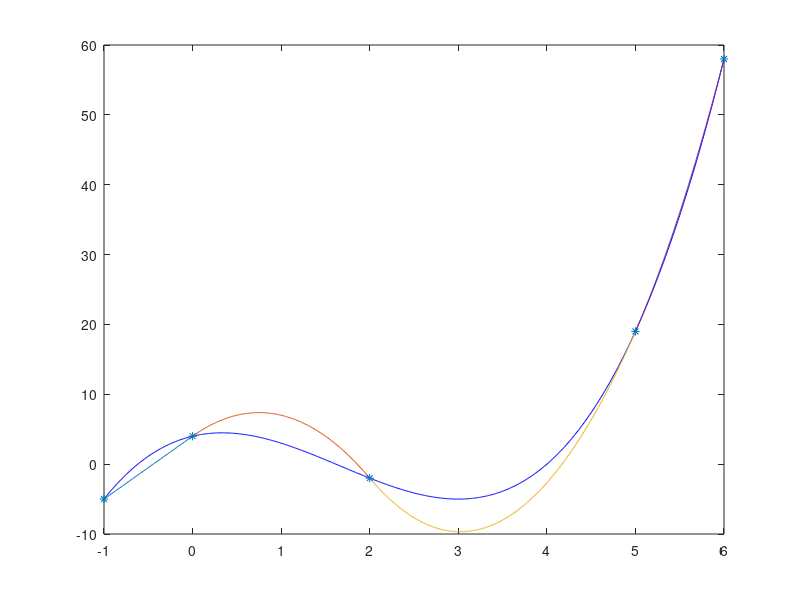

This chart was generated by the following MATLAB code:
clc 
clear
x = [-1 0 2 5 6];
y = [-5 4 -2 19 58];

[nw n ] = size(x);

X = zeros(3*n-3);

%2n - 2 rownan punkty na koncach przedzialow

for i = 1:1:(n-1)
    X(2*i-1,3*i-2) = (x(i))^2; %i-ty wiersz, w kolumnie x^2
    X(2*i,3*i-2) = (x(i+1))^2; 
    X(2*i-1,3*i-1) = x(i);
    X(2*i,3*i-1) = x(i+1);
    X(2*i-1,3*i) = 1;
    X(2*i,3*i) = 1;
end

%pochodne dla polaczen

for i = 2:1:(n-1)
    X(2*n-3+i, 3*i-5) = 2*x(i);
    X(2*n-3+i, 3*i-4) = 1;
    X(2*n-3+i, 3*i-3) = 0;
    X(2*n-3+i, 3*i-2) = -2*x(i);
    X(2*n-3+i, 3*i-1) = -1;
    X(2*n-3+i, 3*i) = 0;
end

%ostatnie na druga pochodna
X(3*n - 3, 1) = 1;
 
Y = zeros(3*n-3,1);

%uzupelnianie Y
for i = 1:1:(n-1)
    Y(2*i-1,1)=y(i);
    Y(2*i,1) = y(i+1);
end
a = X\Y;

disp("Wspolczynniki splajnow:")
a

x2 = -1:0.01:6;
y2 = (x2).^3-5*(x2).^2+3*x2+4;
plot(x2,y2,'-b')
hold on

for i = 1:(n-1)
    x1 = x(i):0.01:x(i+1);
    y1 = a(3*i-2)*(x1).^2+a(3*i-1)*x1+a(3*i);
    plot(x1,y1)
end
scatter(x,y,'*');

hold off




